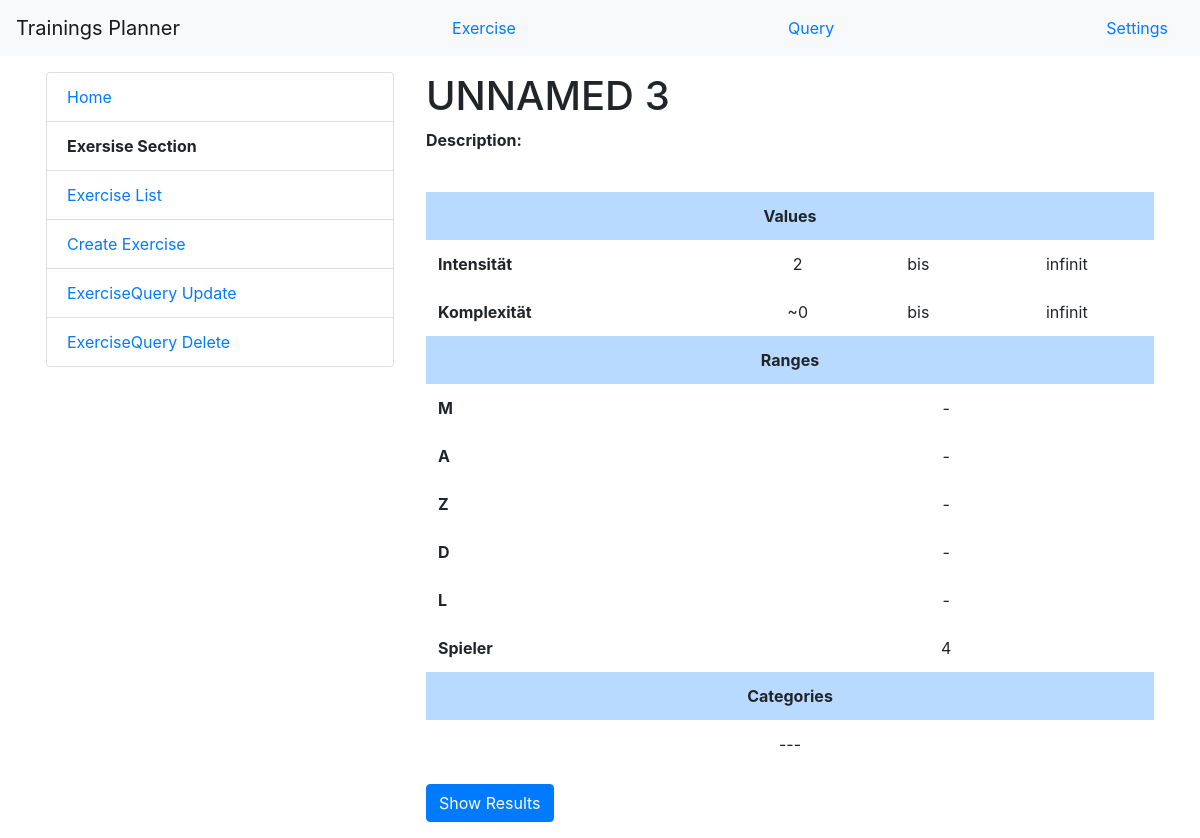
The page /trainings_planner/exercise_query/2/ on the database its author committed.
### training_planner/models.py (models this page shows, shortened)
class ExerciseQuery(models.Model):
    name = models.CharField(max_length=200)
    description = models.CharField(max_length=2000, blank=True)
    value_queries = models.ManyToManyField(ValueUnit, through=ValueQuery, blank=True)
    range_queries = models.ManyToManyField(RangeUnit, through=RangeQuery, blank=True)
    category_queries = models.ManyToManyField(CategoryOption, blank=True)
    number_of_exercises = models.PositiveIntegerField(default=1)
    def __str__(self):
        return self.name.__str__()

class ValueQuery(models.Model):
    unit = models.ForeignKey(ValueUnit, on_delete=models.CASCADE)
    minimum = models.PositiveIntegerField(blank=True, null=True)
    maximum = models.PositiveIntegerField(blank=True, null=True)
    exercise_query = models.ForeignKey('ExerciseQuery', on_delete=models.CASCADE)
    class Meta:
        constraints = [
            models.CheckConstraint(check=models.Q(minimum__lte=F('maximum')), name='ValueQuery_min_max'),
            models.UniqueConstraint(fields=['unit', 'exercise_query'], name='ValueQuery: unique_unit_exercise_query')
        ]

class ValueUnit(models.Model):
    name = models.CharField(max_length=200)
    description = models.CharField(max_length=2000, blank=True)
    def __str__(self):
        return self.name.__str__()

class RangeQuery(models.Model):
    unit = models.ForeignKey(RangeUnit, on_delete=models.CASCADE)
    value = models.PositiveIntegerField(blank=True, null=True)
    exercise_query = models.ForeignKey('ExerciseQuery', on_delete=models.CASCADE)
    class Meta:
        constraints = [
            models.UniqueConstraint(fields=['unit', 'exercise_query'], name='RangeQuery: unique_unit_exercise')
        ]

class RangeUnit(models.Model):
    name = models.CharField(max_length=200)
    description = models.CharField(max_length=2000, blank=True)
    def __str__(self):
        return self.name.__str__()

### training_planner/templates/training_planner/exercisequery_detail.html (shortened to what this page needs)
{% extends "training_planner/base_exercisequery.html" %}
{% block content %}
<h1>{{exercisequery.name}}</h1>
<p><b>Description: </b>{{exercisequery.description}}</p>
<br>
<table class="table table-hover table-borderless ">
    <tr>
        <th  colspan="4" scope="row" class="table-primary text-center">Values</th>
    </tr>
    {% for range in exercisequery.valuequery_set.all%}
    <tr>
        <th scope="row">{{range.unit}}</th>
        <td class="text-center">{{range.minimum|default_if_none:"~0"}}</td><td class="text-center">bis</td>  <td class="text-center">{{range.maximum|default_if_none:"infinit"}}</td>
    </tr>
    {%empty%}
    <tr>
        <td colspan="5" scope="row" class="text-center">---</td>
    </tr>
    {% endfor %}
    <tr>
        <th colspan="4" scope="row" class="table-primary text-center">Ranges</th>
    </tr>
    {% for value in exercisequery.rangequery_set.all%}
    <tr>
        <th scope="row">{{value.unit}}</th>
        <td class="text-center" colspan="3">{{value.value|default_if_none:"-"}}</td>
    </tr>
    {%empty%}
    <tr>
        <td colspan="5" scope="row" class="text-center">---</td>
    </tr>
    {% endfor %}
    <tr>
        <th colspan="5" scope="row" class="table-primary text-center">Categories</th>
    </tr>
    {% regroup exercisequery.category_queries.all by category as categorie_list %}
    {% for group in categorie_list%}
    {% for option in group.list%}
    <tr>
        {% if forloop.first %}
            <th scope="row">{{group.grouper.name}}</th>
        {% else %}
            <th scope="row"></th>
        {% endif %}
        <td colspan="3" class="text-center">{{option.name}}</td>
    </tr>
    {% endfor %}
    {%empty%}
    <tr>
        <td colspan="5" scope="row" class="text-center">---</td>
    </tr>
    {% endfor %}
</table>
{% if view.kwargs.show_results == 'show' %}
<ul class="list-group">
    <li class="list-group-item"><b>Passende Übungen</b></li>
    {% for object in exercisequery.query_set %}
    <li class="list-group-item"><a href="{{object.get_absolute_url}}">{{ object.name }}</a></li>
    {% endfor %}
</ul>
{% else %}
<a href="{% url 'training_planner:exercise_query_details' pk=exercisequery.id show_results='show'%}"
   class="btn btn-primary">Show
    Results</a>
{% endif %}
{% endblock %}
{% block menuelement %}
{{block.super}}
<li
        class="list-group-item"><a href="{% url 'training_planner:exercise_query_update' object.id %}">ExerciseQuery
    Update</a></li>
<li
        class="list-group-item"><a href="{% url 'training_planner:exercise_query_delete' object.id %}">ExerciseQuery
    Delete</a></li>
{% endblock menuelement%}

### rows shown on the page
ExerciseQuery: name "UNNAMED 3"
ValueQuery: unit "Intensität", minimum "2", maximum "infinit"
ValueQuery: unit "Komplexität", minimum "~0", maximum "infinit"
RangeQuery: unit "M", value "-"
RangeQuery: unit "A", value "-"
RangeQuery: unit "Z", value "-"
RangeQuery: unit "D", value "-"
RangeQuery: unit "L", value "-"
RangeQuery: unit "Spieler", value "4"
